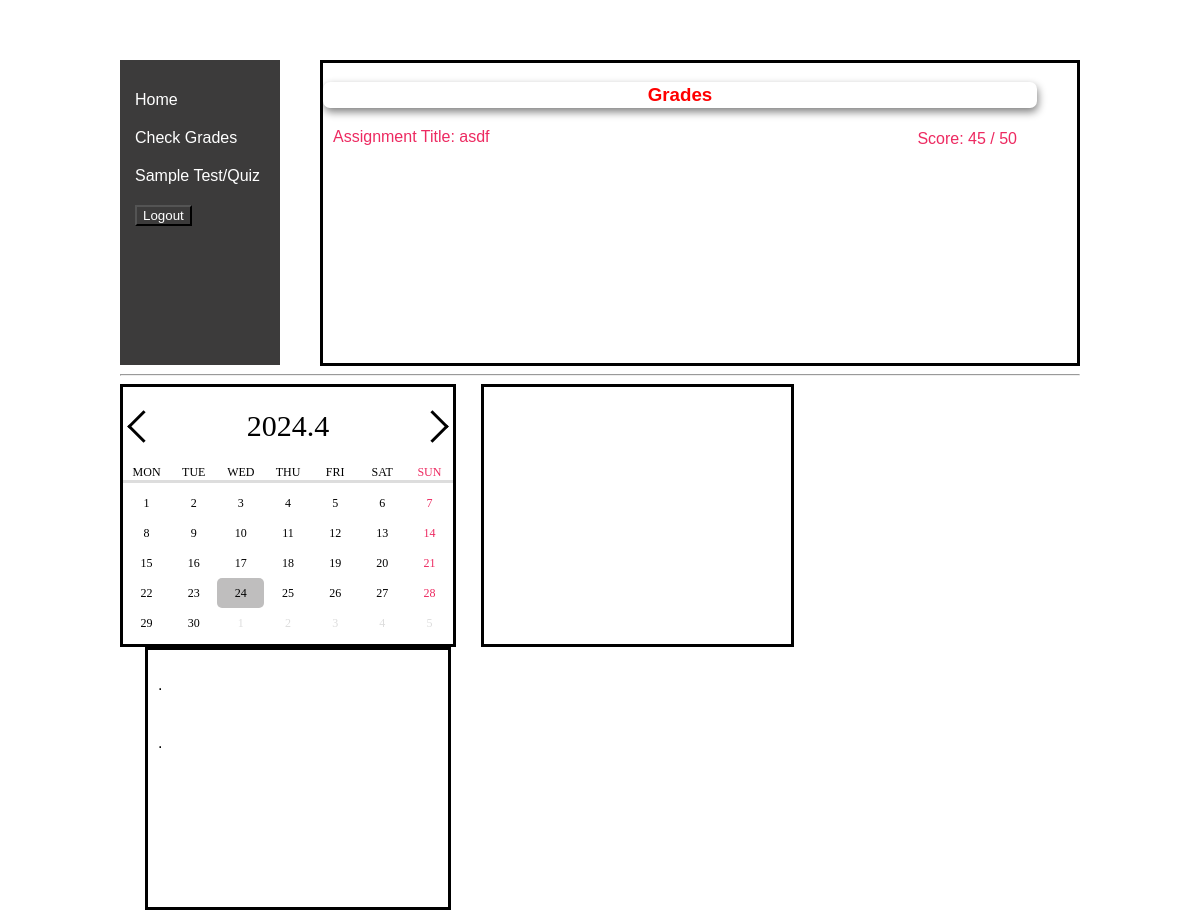
The app's page /check_grades.php (signed in), older data.
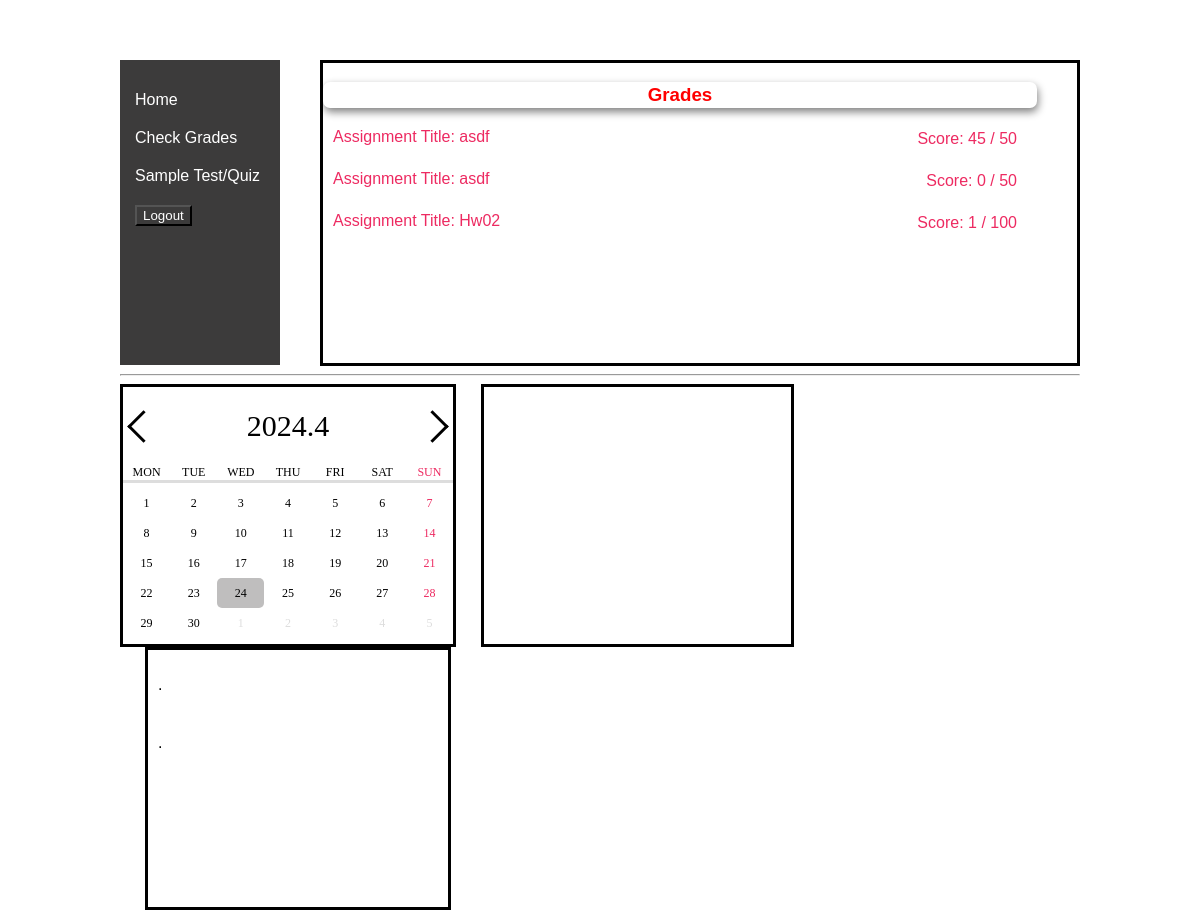
The same page, newer data.
### tables this page shows
CREATE TABLE `student_submissions` (
  `id` int(11) NOT NULL,
  `assignment_id` int(11) NOT NULL,
  `student_id` int(11) NOT NULL,
  `file_path` varchar(255) NOT NULL,
  `submitted_at` timestamp NOT NULL DEFAULT current_timestamp(),
  `score` int(11) NOT NULL DEFAULT 0,
  `feedback` text DEFAULT NULL
);

CREATE TABLE `teacher_assignments` (
  `id` int(11) NOT NULL,
  `title` varchar(255) NOT NULL,
  `description` text NOT NULL,
  `file_path` varchar(255) NOT NULL,
  `max_score` int(11) NOT NULL DEFAULT 25,
  `due_date` datetime NOT NULL DEFAULT current_timestamp()
);

### check_grades.php (the view, shortened to what this page needs)
<?php
$servername = "localhost";
$username = "admin";
$password = "admin";
$dbname = "educationsystem";
$conn = new mysqli($servername, $username, $password, $dbname);
$sql_assignments = "SELECT ta.title, ta.max_score, ss.score FROM teacher_assignments ta JOIN student_submissions ss ON ss.assignment_id = ta.id";
$result_assignments = $conn->query($sql_assignments);
?>
<!DOCTYPE html>
<html lang="en">
<head>
    <link rel="stylesheet" type="text/css" href="test4.css">
</head>
<body>
    <nav id="menu_area">
        <ul>
            <li><a href="student_page.php">Home</a></li>
            <li><a href="check_grades.php">Check Grades</a></li>
            <li><a href="takeExam.php?examID=29">Sample Test/Quiz</a></li>
            <li><a href="logout.php"><button>Logout</button></a></li>
        </ul>
    </nav>
    <div id="content_area">
    <div id="list">
        <h3 id="listHeader">Grades</h3>
        <?php
        if ($result_assignments->num_rows > 0) {
            while ($row_assignment = $result_assignments->fetch_assoc()) {
                echo "<p style='background-color: white, color: red;'> Assignment Title:&nbsp;" . $row_assignment['title'];
                echo "<a>Score: " . $row_assignment['score'] . "&nbsp;/&nbsp;" . $row_assignment['max_score'] . "</a></hr>";
                echo "</p>";
            }
        } else {
            echo "<p>No assignments found</p>";
        }
        ?>
    </div>
        <hr>
        <div id="horizontal_section">
            <div class="col1" id="calendar">
                <div class="sec_cal">
                    <div class="cal_nav">
                        <a href="javascript:;" class="nav-btn go-prev">prev</a>
                        <div class="year-month"></div>
                        <a href="javascript:;" class="nav-btn go-next">next</a>
                    </div>
                    <div class="cal_wrap">
                        <div class="days">
                            <div class="day">MON</div>
                            <div class="day">TUE</div>
                            <div class="day">WED</div>
                            <div class="day">THU</div>
                            <div class="day">FRI</div>
                            <div class="day">SAT</div>
                            <div class="day">SUN</div>
                        </div>
                        <div class="dates"></div>
                    </div>
                </div>
            </div>
            <div class="col2" id="none">
                <ul>
                    <li></li>
                    <li></li>
                    <li></li>
                </ul>
            </div>
            <div class="col3" id="top_performer">
                <ul>
                    <li>.</li>
                    <li></li>
                    <li>.</li>
                </ul>
            </div>
        </div>
        </div>
</body>
</html>

Row changes from the older to the newer data that the page shows:
added student_submissions: assignment.title "asdf", score "0", assignment.max_score "50"
added student_submissions: assignment.title "Hw02", score "1", assignment.max_score "100"
